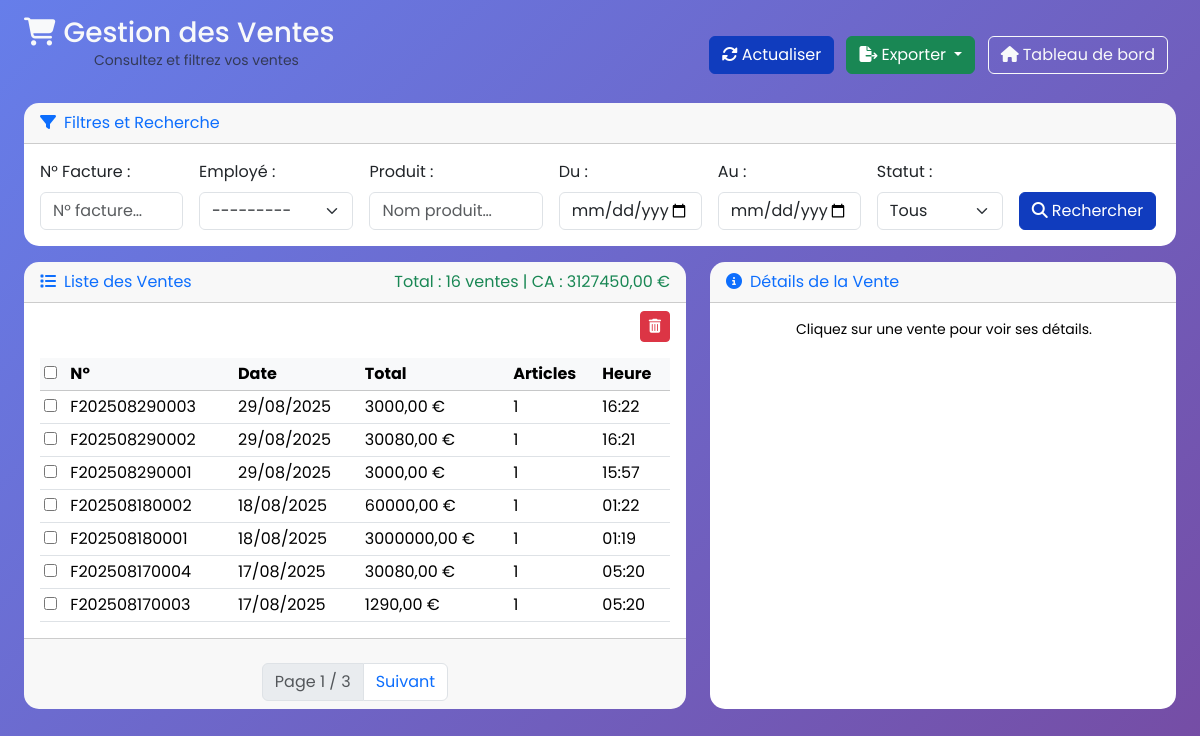
The page /accounts/sales/ (signed in) on the database as committed earlier.
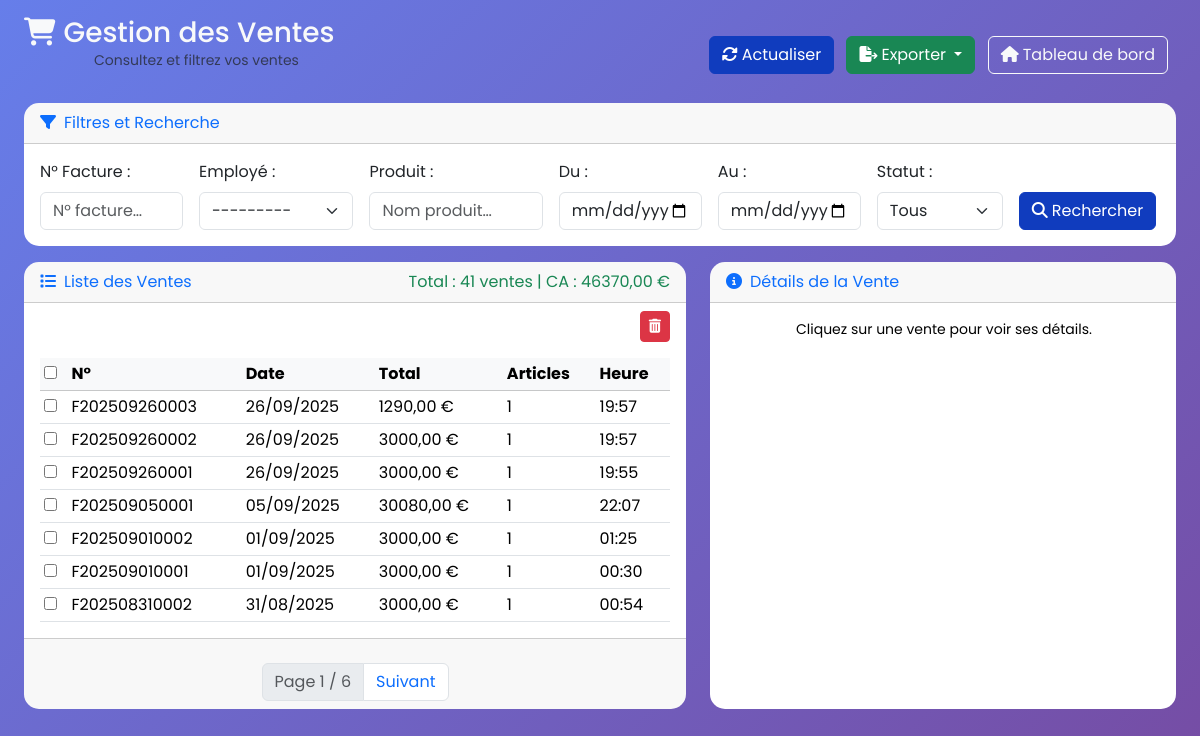
The same page on the database as committed later.
### apps/core/models.py (models this page shows, shortened)
class Sale(models.Model):
    class Status(models.TextChoices):
        PAID = "PAID", "Payé"
        REFUNDED = "REFUNDED", "Remboursé"
        CANCELLED = "CANCELLED", "Annulé"
    invoice_number = models.CharField(max_length=20, unique=True, verbose_name="N° facture")
    date = models.DateTimeField(auto_now_add=True, verbose_name="Date de vente")
    cashier = models.ForeignKey(User, on_delete=models.PROTECT, verbose_name="Caissier")
    customer_name = models.CharField(max_length=100, verbose_name="Client")
    status = models.CharField(max_length=20, choices=Status.choices, default=Status.PAID, verbose_name="Statut")
    total_amount = models.DecimalField(max_digits=10, decimal_places=2, verbose_name="Montant total")
    class Meta:
        verbose_name = "Vente"
        verbose_name_plural = "Ventes"
        ordering = ['-date']

### apps/accounts/views.py (the view)
# urls.py: path('sales/',            views.SaleListView.as_view(),          name='sale_list'),
class SaleListView(LoginRequiredMixin, ListView):
    model = Sale
    template_name = 'accounts/sales/sale_list.html'
    paginate_by = 7
    queryset = (
        Sale.objects
            .select_related('cashier')
            .prefetch_related('items__product')
            .order_by('-date')
    )
    def get_queryset(self):
        qs = super().get_queryset()
        form = SaleSearchForm(self.request.GET)
        if form.is_valid():
            pn = form.cleaned_data.get('product_name')
            if pn:
                qs = qs.filter(items__product__name__icontains=pn).distinct()
            if form.cleaned_data['invoice_number']:
                qs = qs.filter(invoice_number__icontains=form.cleaned_data['invoice_number'])
            if form.cleaned_data['cashier']:
                qs = qs.filter(cashier=form.cleaned_data['cashier'])
            if form.cleaned_data['status']:
                qs = qs.filter(status=form.cleaned_data['status'])
            if form.cleaned_data['date_from']:
                qs = qs.filter(date__date__gte=form.cleaned_data['date_from'])
            if form.cleaned_data['date_to']:
                qs = qs.filter(date__date__lte=form.cleaned_data['date_to'])
        return qs
    def get_context_data(self, **kwargs):
        ctx = super().get_context_data(**kwargs)
        ctx['search_form'] = SaleSearchForm(self.request.GET)
        ctx['total_revenue'] = sum(s.total_amount for s in ctx['page_obj'])
        return ctx

### apps/accounts/forms.py
class SaleSearchForm(forms.Form):
    invoice_number = forms.CharField(
        required=False,
        label="N° facture",
        widget=forms.TextInput(attrs={'class':'form-control','placeholder':'N° facture…'})
    )
    cashier = forms.ModelChoiceField(
        queryset=Sale._meta.get_field('cashier').remote_field.model.objects.all(),
        required=False,
        widget=forms.Select(attrs={'class':'form-select'}),
        label="Caissier"
    )
    product_name = forms.CharField(
        required=False,
        label="Produit",
        widget=forms.TextInput(attrs={'class':'form-control','placeholder':'Nom produit…'})
    )
    date_from = forms.DateField(
        required=False,
        widget=forms.DateInput(attrs={'type':'date','class':'form-control'}),
        label="Du"
    )
    date_to = forms.DateField(
        required=False,
        widget=forms.DateInput(attrs={'type':'date','class':'form-control'}),
        label="Au"
    )
    status = forms.ChoiceField(
        required=False,
        choices=[('', 'Tous')] + list(Sale.Status.choices),
        widget=forms.Select(attrs={'class':'form-select'}),
        label="Statut"
    )

### apps/accounts/templates/accounts/sales/sale_list.html (shortened to what the changed rows need)
{% extends 'base.html' %}
{% load crispy_forms_tags %}
{% block content %}
<div class="container-fluid px-4 mt-5">
<div class="d-flex justify-content-between align-items-center mb-4 sale-header">
  <div class="header_titre">
    <h1 class="h3 mb-0 text-light">
      <i class="fas fa-shopping-cart me-2 text-light"></i>Gestion des Ventes
    </h1>
  </div>
</div>
  <div class="row">
    <div class="col-lg-7">
      <div class="card h-100">
        <div class="card-header d-flex justify-content-between align-items-center text-primary">
          <div><i class="fas fa-list me-2 text-primary"></i>Liste des Ventes</div>
          <div class="text-success">
            Total : {{ page_obj.paginator.count }} ventes | CA : {{ total_revenue }} €
          </div>
        </div>
        <form method="post" action="{% url 'accounts:sale_bulk_delete' %}">
          <div class="table-responsive card-body" style="max-height:450px; overflow-y:auto;">
            <table class="table table-sm table-hover align-middle mb-0">
              <thead class="table-light">
                <tr>
                  <th><input type="checkbox" id="select-all"></th>
                  <th>N°</th>
                  <th>Date</th>
                  <th>Total</th>
                  <th>Articles</th>
                  <th>Heure</th>
                </tr>
              </thead>
              <tbody>
                {% for sale in page_obj %}
                  <tr class="sale-row" data-url="{% url 'accounts:sale_detail_json' sale.pk %}" style="cursor:pointer">
                    <td>
                      <input type="checkbox" name="sale_ids" value="{{ sale.pk }}" class="select-item">
                    </td>
                    <td>{{ sale.invoice_number }}</td>
                    <td>{{ sale.date|date:"d/m/Y" }}</td>
                    <td>{{ sale.total_amount }} €</td>
                    <td>{{ sale.items.count }}</td>
                    <td>{{ sale.date|time:"H:i" }}</td>
                  </tr>
                {% empty %}
                  <tr>
                    <td colspan="6" class="text-center text-muted py-4">Aucune vente trouvée.</td>
                  </tr>
                {% endfor %}
              </tbody>
            </table>
          </div>
          <div class="card-footer">
            <nav class="mt-3">
              <ul class="pagination justify-content-center mb-0">
                <li class="page-item disabled"><span class="page-link">Page {{ page_obj.number }} / {{ page_obj.paginator.num_pages }}</span></li>
              </ul>
            </nav>
          </div>
        </form>
      </div>
    </div>
  </div>
</div>
{% endblock %}

Rows that differ between the two databases and show on the page:
no longer on this page (row unchanged): Sale: invoice_number "F202508290003", date "29/08/2025", total_amount "3000,00", items.count "1", date "16:22"
no longer on this page (row unchanged): Sale: invoice_number "F202508290002", date "29/08/2025", total_amount "30080,00", items.count "1", date "16:21"
no longer on this page (row unchanged): Sale: invoice_number "F202508290001", date "29/08/2025", total_amount "3000,00", items.count "1", date "15:57"
no longer on this page (row unchanged): Sale: invoice_number "F202508180002", date "18/08/2025", total_amount "60000,00", items.count "1", date "01:22"
no longer on this page (row unchanged): Sale: invoice_number "F202508180001", date "18/08/2025", total_amount "3000000,00", items.count "1", date "01:19"
no longer on this page (row unchanged): Sale: invoice_number "F202508170004", date "17/08/2025", total_amount "30080,00", items.count "1", date "05:20"
no longer on this page (row unchanged): Sale: invoice_number "F202508170003", date "17/08/2025", total_amount "1290,00", items.count "1", date "05:20"
added Sale: invoice_number "F202509260003", date "26/09/2025", total_amount "1290,00", items.count "1", date "19:57"
added Sale: invoice_number "F202509260002", date "26/09/2025", total_amount "3000,00", items.count "1", date "19:57"
added Sale: invoice_number "F202509260001", date "26/09/2025", total_amount "3000,00", items.count "1", date "19:55"
added Sale: invoice_number "F202509050001", date "05/09/2025", total_amount "30080,00", items.count "1", date "22:07"
added Sale: invoice_number "F202509010002", date "01/09/2025", total_amount "3000,00", items.count "1", date "01:25"
added Sale: invoice_number "F202509010001", date "01/09/2025", total_amount "3000,00", items.count "1", date "00:30"
added Sale: invoice_number "F202508310002", date "31/08/2025", total_amount "3000,00", items.count "1", date "00:54"
Other text that changed with them:
{{ page_obj.paginator.count }}: "16" → "41"
{{ total_revenue }}: "3127450,00" → "46370,00"
{{ page_obj.paginator.num_pages }}: "3" → "6"
